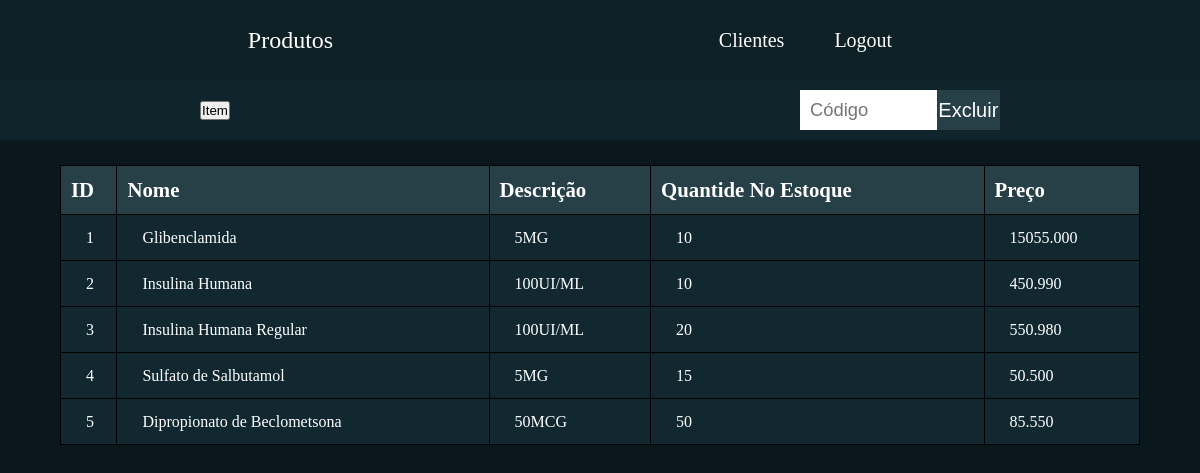
/produtos.php, run on the app's committed database.
### tables this page shows
CREATE TABLE produtos (
	ID int auto_increment,
	nome varchar(50) not null,
	descricao varchar(50),
	quantidade int,
	 
	preco real(10, 3),
	primary key(ID)
);

### produtos.php (the view, shortened to what this page needs)
<!DOCTYPE html>
<html lang="pt-br">
	<head>
		<link rel="stylesheet" href="css/style.css">
	</head>
	<body>
		<div class="container col">
			<header class="box-width-100 col center">
				<form action="show.php" method="POST" class="row">
					<div class="left-in">
						<label>Produtos</label>
					</div>
					<div class="right-in">
						<a href="admin.php">Clientes</a>
						<a href="logout.php">Logout</a>
					</div>
				</form>
			</header>
			<session class="container center">
				<div class="box-tool row">
					<div class="col-2 align-x">
						<button onclick="msg()">Item</button>
					</div>
					<div class="col-2 align-x">
						<input type="text" class="box-input" placeholder="Código">
						<input type="submit" class="box-button" value="Excluir">
					</div>
				</div>
			</session>
			<section class="body-sec">
				<?php
					require('conexao.php');
					$query = mysqli_query($conexao,"SELECT * FROM produtos ORDER BY id");
				?>
				<table class='table'>
					<tr>
						<th>ID</th>
						<th>Nome</th>
						<th>Descrição</th>
						<th>Quantide No Estoque</th>
						<th>Preço</th>
					</tr>
					<?php
						while($arrayData = mysqli_fetch_assoc($query)){
							echo"<tr>";
							echo"<td>".$arrayData['ID']."</td>";
							echo"<td>".$arrayData['nome']."</td>";
							echo"<td>".$arrayData['descricao']."</td>";
							echo"<td>".$arrayData['quantidade']."</td>";
							echo"<td>".$arrayData['preco']."</td>";
							echo"</tr>";
						}
					?>
				</table>
			</section>
		</div>
	</body>
</html>

### conexao.php (shortened to what this page needs)
<!DOCTYPE html>
<html lang="pt-br">
	<head>
	</head>
	<body>
	</body>
</html>

### css/style.css (style rules this page uses)
* { margin: 0; padding: 0; }
label { font-size: 150%; color: white; }
html, body { background-color: #0A181D; }
.container { width: 100%; }
.col { display: flex; flex-direction: column; align-items: center; justify-content: }
.box-width-100 { display: flex; align-self: flex-start; width: 100%; height: 80px; background-color: #0E2126; }
a { color: white; margin-right: 50px; font-size: 125%; text-decoration: none; }
.box-input { width: 80%; height: 40px; border: none; padding-left: 10px; font-size: 115%; outline-width: 0px; }
.box-button { width: 40%; height: 40px; border: none; background-color: #273F46; color: white; font-size: 125%; outline-width: 0px; }
.row { width: 90%; display: flex; flex-direction: row; align-items: center; justify-content: space-around; }
.center { display: flex; flex-direction: row; justify-content: center; }
.left-in { display: flex; flex-direction: row; justify-content: flex-start; padding-right: 10px; }
.right-in { display: flex; flex-direction: row; justify-content: flex-end; padding-right: 10px; }
.body-sec { width: 90%; display: flex; flex-direction: row; align-items: center; justify-content: space-around; }
table, td, th { border: 1px solid #000; }
.table { width: 100%; margin-top: 25px; border-collapse: collapse; border-color: #122C34; }
.table tr { width: inherit; height: 45px; }
.table th { height: 48px; text-align: left; padding-left: 10px; font-size: 130%; background-color: #273F46; color: rgba(255, 255, 255, 1); }
.table td { height: 45px; padding-left: 25px; background-color: #112830; color: rgba(255, 255, 255, 1); }
.box-tool { width: 100%; height: 60px; background-color: #0F252B; }
.col-2 { width: 16.66%; height: 100%; }
.align-x { display: flex; flex-direction: row; justify-content: space-between; align-items: center; }

### data on the page
produtos: ID "1", nome "Glibenclamida", descricao "5MG", quantidade "10", preco "15055.000"
produtos: ID "2", nome "Insulina Humana", descricao "100UI/ML", quantidade "10", preco "450.990"
produtos: ID "3", nome "Insulina Humana Regular", descricao "100UI/ML", quantidade "20", preco "550.980"
produtos: ID "4", nome "Sulfato de Salbutamol", descricao "5MG", quantidade "15", preco "50.500"
produtos: ID "5", nome "Dipropionato de Beclometsona", descricao "50MCG", quantidade "50", preco "85.550"
